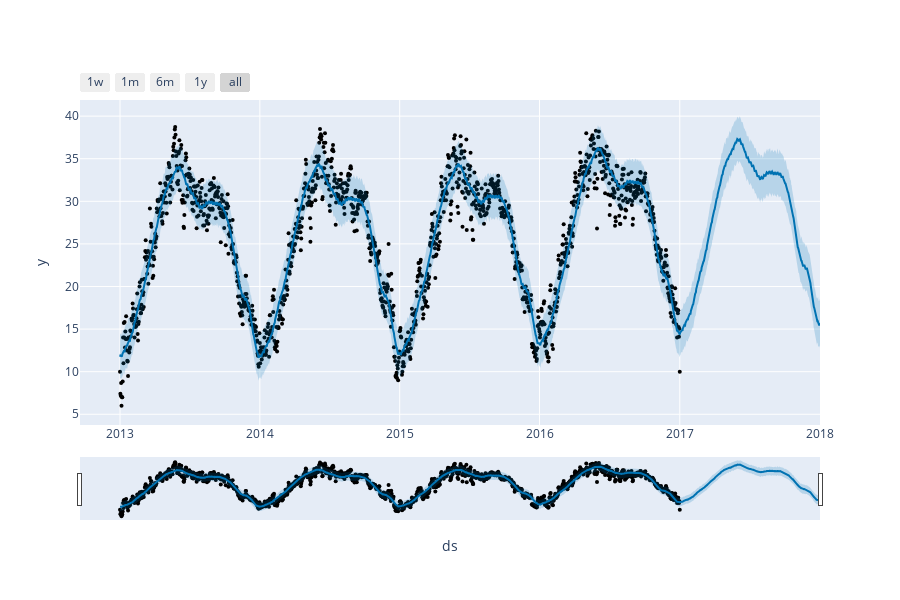

Write notebook code for a chart like this one.
### Code cell
model = Prophet()
model.fit(forecast_data)
forecasts = model.make_future_dataframe(periods=366)
prediction = model.predict(forecasts)
plot_plotly(model, prediction)

### Figure 1 — Plotly figure (JSON) as saved in the notebook; plotly's stock layout.template omitted (floating-point values rounded to 4 significant figures; data arrays with more than 128 entries replaced by an {"elided": "..."} marker saying what was removed)
{"data": [{"marker": {"color": "black", "size": 4}, "mode": "markers", "name": "Actual", "type": "scatter", "x": {"elided": "1462 str values"}, "y": {"elided": "1462 float values"}}, {"hoverinfo": "skip", "line": {"width": 0}, "mode": "lines", "type": "scatter", "x": {"elided": "1828 str values"}, "y": {"elided": "1828 float values"}}, {"fill": "tonexty", "fillcolor": "rgba(0, 114, 178, 0.2)", "line": {"color": "#0072B2", "width": 2}, "mode": "lines", "name": "Predicted", "type": "scatter", "x": {"elided": "1828 str values"}, "y": {"elided": "1828 float values"}}, {"fill": "tonexty", "fillcolor": "rgba(0, 114, 178, 0.2)", "hoverinfo": "skip", "line": {"width": 0}, "mode": "lines", "type": "scatter", "x": {"elided": "1828 str values"}, "y": {"elided": "1828 float values"}}], "layout": {"height": 600, "showlegend": false, "width": 900, "xaxis": {"rangeselector": {"buttons": [{"count": 7, "label": "1w", "step": "day", "stepmode": "backward"}, {"count": 1, "label": "1m", "step": "month", "stepmode": "backward"}, {"count": 6, "label": "6m", "step": "month", "stepmode": "backward"}, {"count": 1, "label": "1y", "step": "year", "stepmode": "backward"}, {"step": "all"}]}, "rangeslider": {"visible": true}, "title": {"text": "ds"}, "type": "date"}, "yaxis": {"title": {"text": "y"}}}}
